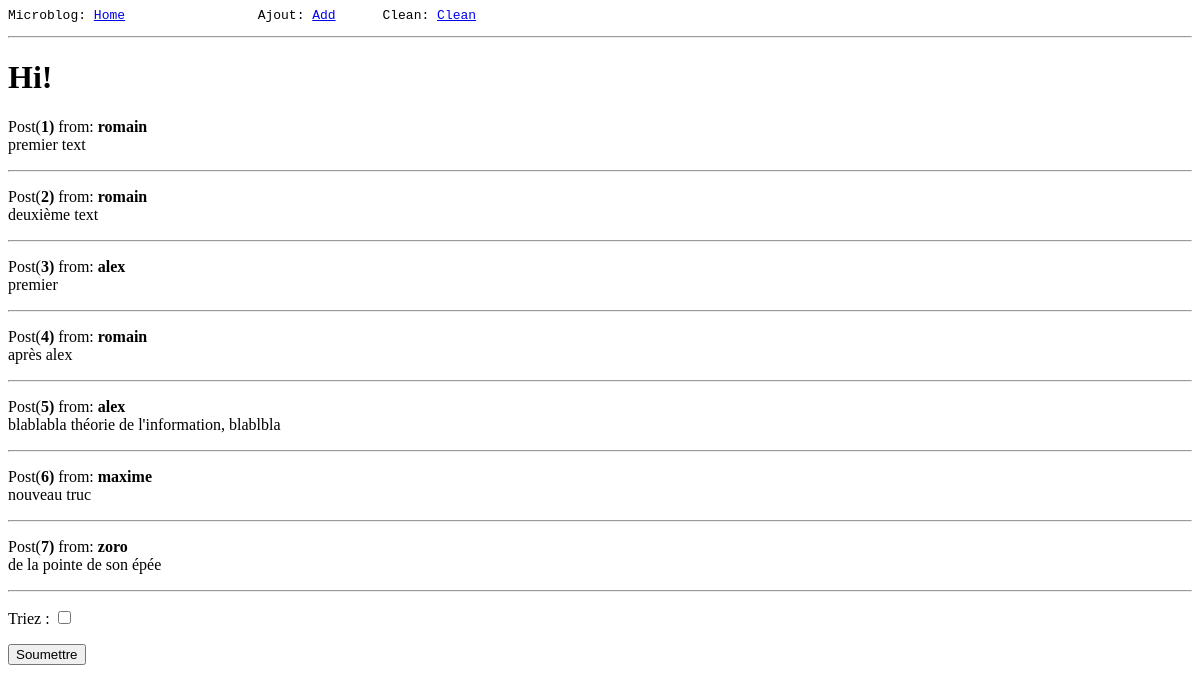
The page /index on the database as committed earlier.
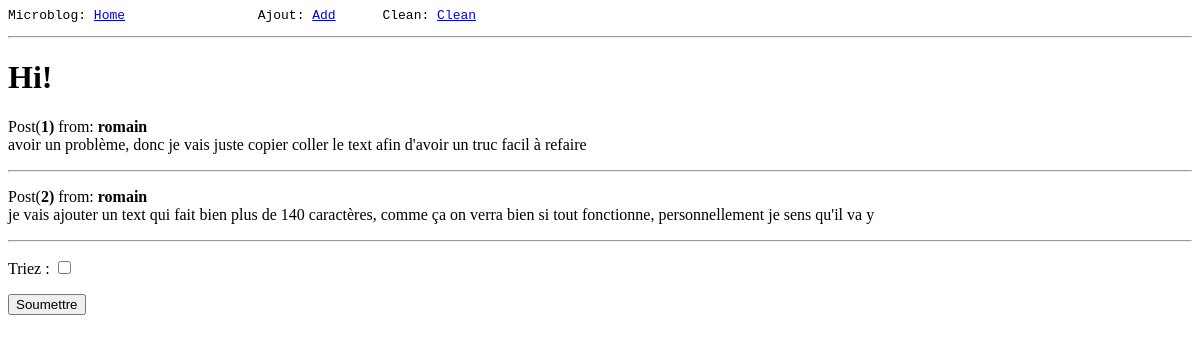
The same page on the database as committed later.
### app/models.py (models this page shows, shortened)
class Post(db.Model):
    id = db.Column(db.Integer, primary_key=True)
    nickname = db.Column(db.String(64), index=True)
    text = db.Column(db.String(140), index=True)

### app/views.py (the view)
@app.route('/')
@app.route('/index')
def index():
    posts = models.Post.query.all()
    tri = request.args.get('tri')
    if tri is not None:
        return render_template('index.html', title='MicroBlog', posts=sorted(posts, key=lambda post: post.nickname), tri=True)
    return render_template('index.html', title='MicroBlog', posts=posts, tri=False)

### app/templates/index.html
{% extends "base.html" %}
{% block content %}
<h1>Hi!</h1>
{% if posts|length != 0 %}
{%for post in posts %}
<div>
<p>Post(<b>{{ post.id }})</b> from: <b>{{ post.nickname }}</b><br>
{{ post.text }}<hr></p>
</div>
{% endfor %}
<form action="/index" method="get">
{% if tri %}
<div>
	<p>Triez : <input type="checkbox" name="tri" checked="checked"></p>
</div>
{% else %}
<div>
	<p>Triez : <input type="checkbox" name="tri"></p>
</div>
{% endif %}
<input type="submit" value="Soumettre">
</form>
{% else %}
<div><p><b>Aucun micro-commentaires. Vous pouvez en ajouter <a href="/add">Ici</a></b></p></div>
{% endif %}
{% endblock %}

### app/templates/base.html (shortened to what this page needs)
<html>
	<head>
	<link rel="stylesheet" href="base.css">
	</head>
	<body>
		<div>
		<pre id="t1">Microblog: <a href="index">Home</a> 	Ajout: <a href="add">Add</a> 	Clean: <a href="clean">Clean</a></pre>
		</div>
		<hr>
		{% block content %}{% endblock %}
	</body>
</html>

### app/templates/base.css (style rules this page uses)
#t1 { -moz-tab-size: 16; -o-tab-size: 16; tab-size: 16; }

Rows that differ between the two databases and show on the page:
removed Post: id "3", nickname "alex", text "premier"
removed Post: id "4", nickname "romain", text "après alex"
removed Post: id "5", nickname "alex", text "blablabla théorie de l'information, blablbla"
removed Post: id "6", nickname "maxime", text "nouveau truc"
removed Post: id "7", nickname "zoro", text "de la pointe de son épée"
changed Post id 1: text "premier text" → "avoir un problème, donc je vais juste copier coller le text afin d'avoir un truc facil à refaire"
changed Post id 2: text "deuxième text" → "je vais ajouter un text qui fait bien plus de 140 caractères, comme ça on verra bien si tout fonctionne, personnellement je sens qu'il va y"
